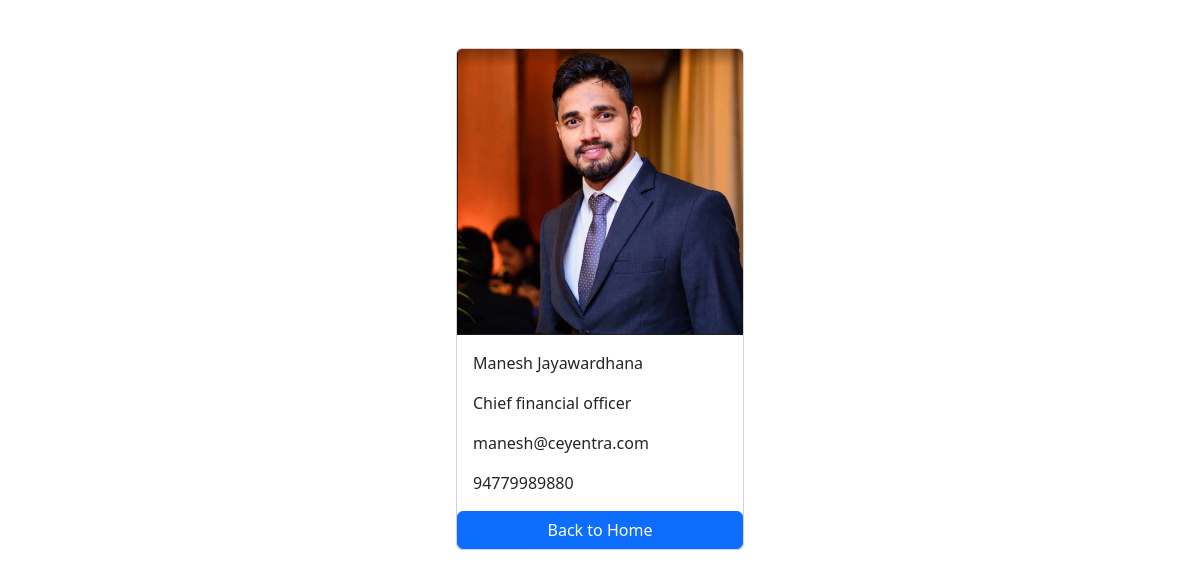
Page /employees/3/ on the committed database.
### employees/models.py (models this page shows, shortened)
class Employee(models.Model):
    first_name = models.CharField(max_length=200)
    last_name = models.CharField(max_length=200)
    photo = models.ImageField(upload_to='images')
    designation = models.CharField(max_length=200)
    email = models.CharField(max_length=200, unique=True)
    phone_number = models.CharField(max_length=200, blank=True)
    created_at = models.DateTimeField(auto_now_add=True)
    updated_at = models.DateTimeField(auto_now=True)

### employees/views.py (the view)
# urls.py: path('<int:pk>/', views.employee_detail, name='employee_detail'),
def employee_detail(request, pk):
    employee = get_object_or_404(Employee, pk=pk)
    context = {
        'employee': employee
    }
    return render(request, 'employee_detail.html', context)

### templates/employee_detail.html (shortened to what this page needs)
{% load static %}
<!DOCTYPE html>
<html lang="en">
<head>
    <link href="https://cdn.jsdelivr.net/npm/bootstrap@5.3.0/dist/css/bootstrap.min.css" rel="stylesheet"
>
</head>
<body>
<div class="container pt-5">
    <div class="card mx-auto" style="width: 18rem;">
        <img class="card-img-top" src="{{ employee.photo.url }}" alt="Employee photo">
        <div class="card-body">
            <p class="card-text">{{ employee.first_name }} {{ employee.last_name }}</p>
            <p class="card-text">{{ employee.designation }}</p>
            <p class="card-text">{{ employee.email }}</p>
            <p class="card-text">{{ employee.phone_number }}</p>
        </div>
        <a href="{% url 'home' %}" class="btn btn-primary">Back to Home</a>
    </div>
</div>
</body>
</html>

### rows in the picture
Employee: photo (picture), first_name "Manesh", last_name "Jayawardhana", designation "Chief financial officer", email "manesh@ceyentra.com", phone_number "94779989880"
